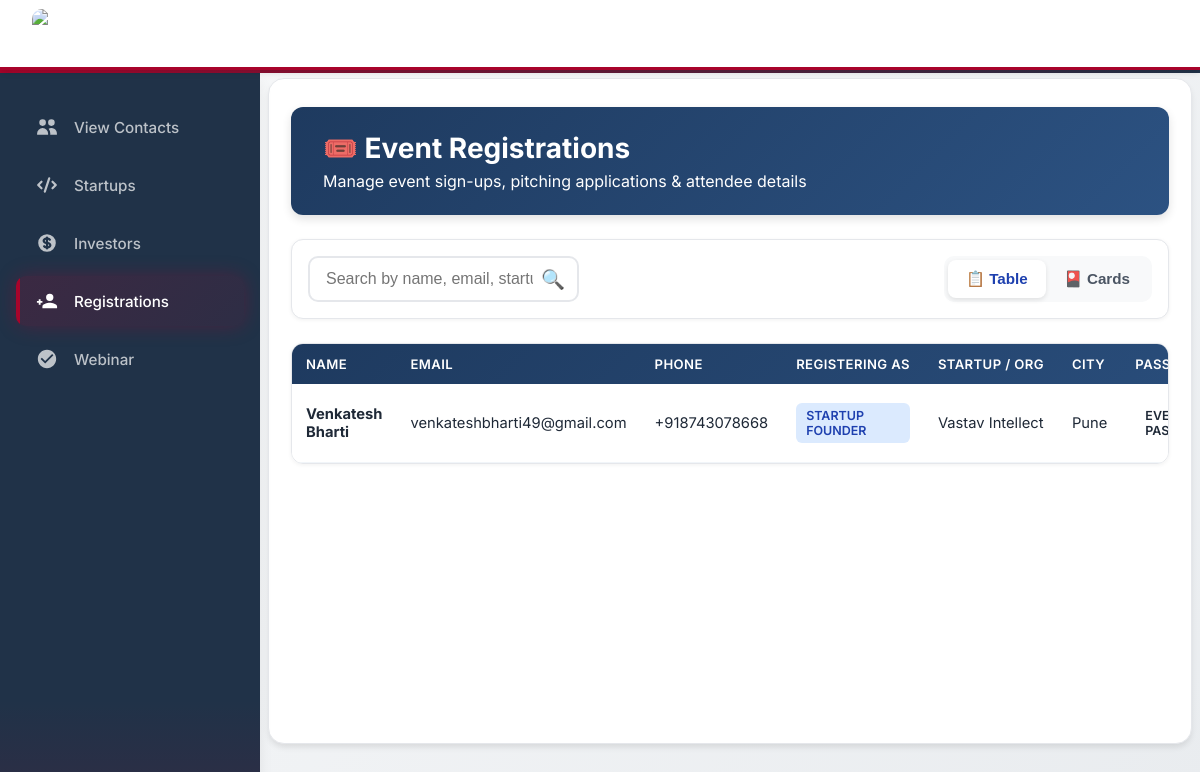
Screenshot of /registrations/ with the database file from the repository.
### AurexApp/models.py (models this page shows, shortened)
class EventRegistration(models.Model):
    REGISTERING_AS = [
        ('founder', 'Startup Founder'),
        ('cofounder', 'Co-founder'),
        ('attendee', 'General Attendee'),
    ]
    STARTUP_STAGE = [
        ('idea', 'Idea Stage'),
        ('mvp', 'MVP Stage'),
        ('early', 'Early Revenue'),
        ('growth', 'Growth Stage'),
    ]
    FUNDING_STAGE = [
        ('pre_seed', 'Pre-Seed'),
        ('seed', 'Seed'),
        ('bridge', 'Bridge'),
        ('pre_series_a', 'Pre-Series A'),
        ('series_a', 'Series A'),
        ('series_b', 'Series B+'),
    ]
    PASS_TYPE = [
        ('event', 'Event Registration Pass – ₹699'),
        ('pitch', 'Pitching Pass – ₹1499'),
    ]
    name = models.CharField(max_length=200)
    email = models.EmailField()
    contact_number = models.CharField(max_length=20)
    organization_name = models.CharField(max_length=255)
    city = models.CharField(max_length=150)
    registering_as = models.CharField(max_length=50, choices=REGISTERING_AS)
    startup_stage = models.CharField(max_length=50, choices=STARTUP_STAGE)
    industry = models.CharField(max_length=255)
    startup_brief = models.TextField()
    bootstrapped = models.BooleanField()
    total_capital_invested = models.DecimalField(max_digits=12, decimal_places=2, null=True, blank=True)
    monthly_revenue = models.DecimalField(max_digits=12, decimal_places=2, null=True, blank=True)
    monthly_burn_rate = models.DecimalField(max_digits=12, decimal_places=2, null=True, blank=True)
    amount_to_raise = models.DecimalField(max_digits=12, decimal_places=2, null=True, blank=True)
    funding_stage = models.CharField(max_length=50, choices=FUNDING_STAGE)
    interested_in_pitching = models.BooleanField()
    pitch_deck_link = models.URLField(blank=True, null=True)
    pitch_deck_file = models.FileField(upload_to='pitch_decks/', null=True, blank=True)
    pass_type = models.CharField(max_length=50, choices=PASS_TYPE)
    created_at = models.DateTimeField(auto_now_add=True)

### AurexApp/views.py (the view)
# urls.py: path('registrations/', EventRegistrationListView.as_view(), name='event-registrations'),
class EventRegistrationListView(generics.ListAPIView):
    queryset = EventRegistration.objects.all().order_by('-created_at')
    serializer_class = EventRegistrationSerializer

### AurexApp/templates/registrations.html (shortened to what this page needs)
{% extends "base.html" %}
{% block content %}
<div class="container">
    <div class="header">
        <div class="header-left">
            <h1>🎟️ Event Registrations</h1>
            <p>Manage event sign-ups, pitching applications & attendee details</p>
        </div>
    </div>
    <div class="controls">
        <div class="search-box">
            <input type="text" id="searchInput" placeholder="Search by name, email, startup, city..." onkeyup="filterRegistrations()">
            <span class="search-icon">🔍</span>
        </div>
        <div class="view-toggle">
            <button id="tableBtn" class="view-btn active" onclick="showTable()">📋 Table</button>
            <button id="gridBtn" class="view-btn" onclick="showGrid()">🎴 Cards</button>
        </div>
    </div>
    <div id="tableView">
        <div class="table-wrapper">
            <table id="registrationTable">
                <thead>
                    <tr>
                        <th>Name</th>
                        <th>Email</th>
                        <th>Phone</th>
                        <th>Registering As</th>
                        <th>Startup / Org</th>
                        <th>City</th>
                        <th>Pass Type</th>
                    </tr>
                </thead>
                <tbody>
                    {% for reg in registrations %}
                    <tr onclick="window.location='{% url 'registration_detail' reg.id %}'">
                        <td><strong>{{ reg.name }}</strong></td>
                        <td>{{ reg.email }}</td>
                        <td>{{ reg.contact_number }}</td>
                        <td>
                            <span class="badge badge-{{ reg.registering_as }}">
                                {{ reg.get_registering_as_display }}
                            </span>
                        </td>
                        <td>{{ reg.organization_name|default:"—" }}</td>
                        <td>{{ reg.city|default:"—" }}</td>
                        <td>
                            {% if reg.pass_type == 'pitch' %}
                                <span class="badge badge-pitch">Pitching Pass</span>
                            {% else %}
                                <span class="badge">Event Pass</span>
                            {% endif %}
                        </td>
                    </tr>
                    {% endfor %}
                </tbody>
            </table>
        </div>
    </div>
</div>
{% endblock %}

### AurexApp/templates/base.html (style rules this page uses)
* { margin: 0; padding: 0; box-sizing: border-box; }
:root { --primary-dark: #203248; --accent-red: #a8042b; --white: #ffffff; --light-gray: #f8f9fa; --border-color: #e5e7eb; --text-primary: #1f2937; --text-secondary: #6b7280; --shadow-sm: 0 1px 2px 0 rgba(0, 0, 0, 0.05); --shadow-md: 0 4px 6px -1px rgba(0, 0, 0, 0.1); --shadow-lg: 0 10px 15px -3px rgba(0, 0, 0, 0.1); --transition: all 0.3s cubic-bezier(0.4, 0, 0.2, 1); }
body { font-family: 'Inter', -apple-system, BlinkMacSystemFont, 'Segoe UI', sans-serif; background: linear-gradient(135deg, #f8f9fa 0%, #e9ecef 100%); color: var(--text-primary); overflow-x: hidden; }

### AurexApp/templates/registrations.html (style rules this page uses)
* { margin:0; padding:0; box-sizing:border-box; }
.container { max-width: 1440px; margin: 0 auto; padding: 0 14px; }
.header { background: linear-gradient(135deg, #1e3a5f 0%, #2c5282 100%); padding: clamp(18px, 5vw, 24px) clamp(20px, 6vw, 32px); border-radius: 12px; margin: 20px 0 24px; color: white; display: flex; justify-content: space-between; align-items: center; gap: 16px; box-shadow: 0 4px 10px rgba(0,0,0,0.12); flex-wrap: wrap; }
.header-left h1 { font-size: clamp(1.45rem, 5.5vw, 1.75rem); font-weight: 700; margin-bottom: 6px; display: flex; align-items: center; gap: 10px; }
.controls { background: white; padding: 16px; border-radius: 12px; margin-bottom: 24px; display: flex; flex-direction: column; gap: 16px; box-shadow: 0 1px 4px rgba(0,0,0,0.06); border: 1px solid #e5e7eb; }
@media (min-width: 640px) { .controls { flex-direction: row; align-items: center; justify-content: space-between; } }
.search-box { position: relative; }
.search-box input { width: 100%; padding: 12px 44px 12px 16px; border: 2px solid #e5e7eb; border-radius: 10px; font-size: clamp(0.95rem, 3.5vw, 1rem); }
.search-icon { position: absolute; right: 14px; top: 50%; transform: translateY(-50%); color: #6b7280; font-size: 1.2rem; }
.view-toggle { display: flex; background: #f8f9fa; padding: 4px; border-radius: 10px; align-self: center; }
.view-btn { padding: 10px 18px; border: none; background: transparent; border-radius: 8px; cursor: pointer; font-weight: 600; font-size: clamp(0.9rem, 3.4vw, 0.95rem); color: #4b5563; min-width: 90px; transition: all 0.2s; }
.view-btn.active { background: white; color: #1e40af; box-shadow: 0 2px 5px rgba(0,0,0,0.1); }
.table-wrapper { overflow-x: auto; background: white; border-radius: 12px; box-shadow: 0 1px 4px rgba(0,0,0,0.06); border: 1px solid #e5e7eb; }
table { width: 100%; border-collapse: collapse; min-width: 900px; font-size: 0.92rem; }
th, td { padding: 12px 14px; text-align: left; }
thead { background: linear-gradient(135deg, #1e3a5f 0%, #2c5282 100%); }
th { color: white; font-weight: 600; font-size: 0.82rem; text-transform: uppercase; letter-spacing: 0.4px; white-space: nowrap; }
td { border-bottom: 1px solid #f1f5f9; color: #1f2937; }
tbody tr { cursor: pointer; transition: background 0.15s; }
.badge { display: inline-block; padding: 5px 10px; border-radius: 6px; font-size: 0.78rem; font-weight: 600; text-transform: uppercase; }
.badge-founder { background: #dbeafe; color: #1e40af; }

### rows the page displays
EventRegistration: name "Venkatesh Bharti", email "venkateshbharti49@gmail.com", contact_number "+918743078668", registering_as "STARTUP FOUNDER", organization_name "Vastav Intellect", city "Pune", pass_type "EVENT PASS"
